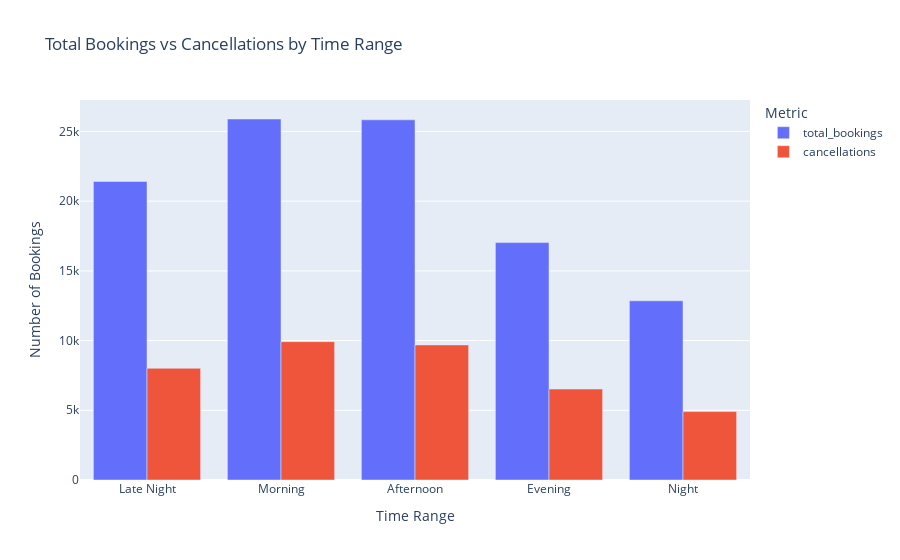

Write notebook code for a chart like this one.
### Markdown cell above
- Max V-TAT time range: Night
- Max C-TAT time range: Late Night

### Code cell
summary = (
    new_df.groupby('Time_range')['Booking_Status']
    .agg(
        total_bookings='count',
        cancellations=lambda x: (x == 0).sum()
    )
    .reset_index()
)

summary['cancellation_rate'] = round((
    summary['cancellations'] / summary['total_bookings'] * 100),2)

px.bar(
    summary,
    x=summary['Time_range'],
    y=['total_bookings','cancellations'],
    barmode='group',
    title='Total Bookings vs Cancellations by Time Range',
    labels={
        'value': 'Number of Bookings',
        'Time_range': 'Time Range',
        'variable': 'Metric'
    }
)

### Figure 1 — Plotly figure (JSON) as saved in the notebook; plotly's stock layout.template omitted (floating-point values rounded to 4 significant figures)
{"data": [{"alignmentgroup": "True", "hovertemplate": "Metric=total_bookings<br>Time Range=%{x}<br>Number of Bookings=%{y}<extra></extra>", "legendgroup": "total_bookings", "marker": {"color": "#636efa", "pattern": {"shape": ""}}, "name": "total_bookings", "offsetgroup": "total_bookings", "orientation": "v", "showlegend": true, "textposition": "auto", "type": "bar", "x": ["Late Night", "Morning", "Afternoon", "Evening", "Night"], "xaxis": "x", "y": [21416, 25894, 25834, 17028, 12852], "yaxis": "y"}, {"alignmentgroup": "True", "hovertemplate": "Metric=cancellations<br>Time Range=%{x}<br>Number of Bookings=%{y}<extra></extra>", "legendgroup": "cancellations", "marker": {"color": "#EF553B", "pattern": {"shape": ""}}, "name": "cancellations", "offsetgroup": "cancellations", "orientation": "v", "showlegend": true, "textposition": "auto", "type": "bar", "x": ["Late Night", "Morning", "Afternoon", "Evening", "Night"], "xaxis": "x", "y": [8016, 9924, 9686, 6524, 4907], "yaxis": "y"}], "layout": {"barmode": "group", "legend": {"title": {"text": "Metric"}, "tracegroupgap": 0}, "title": {"text": "Total Bookings vs Cancellations by Time Range"}, "xaxis": {"anchor": "y", "domain": [0, 1], "title": {"text": "Time Range"}}, "yaxis": {"anchor": "x", "domain": [0, 1], "title": {"text": "Number of Bookings"}}}}
